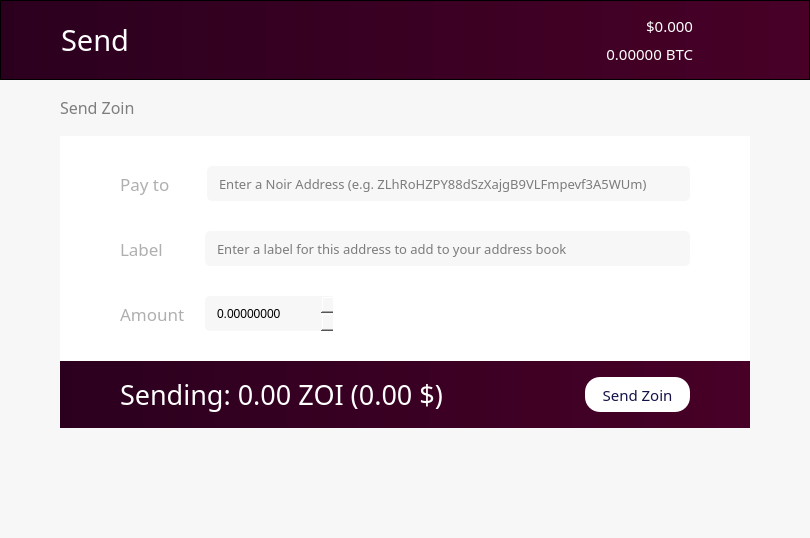
<?xml version="1.0" encoding="UTF-8"?>
<ui version="4.0">
 <class>SendCoinsDialog</class>
 <widget class="QDialog" name="SendCoinsDialog">
  <property name="geometry">
   <rect>
    <x>0</x>
    <y>0</y>
    <width>810</width>
    <height>538</height>
   </rect>
  </property>
  <property name="windowTitle">
   <string>Send Coins</string>
  </property>
  <property name="styleSheet">
   <string notr="true">background-color:rgba(247, 247, 247, 250);</string>
  </property>
  <layout class="QVBoxLayout" name="verticalLayout" stretch="0,0,0,0">
   <property name="spacing">
    <number>0</number>
   </property>
   <property name="leftMargin">
    <number>0</number>
   </property>
   <property name="topMargin">
    <number>0</number>
   </property>
   <property name="rightMargin">
    <number>0</number>
   </property>
   <property name="bottomMargin">
    <number>0</number>
   </property>
   <item>
    <layout class="QVBoxLayout" name="Header">
     <property name="spacing">
      <number>0</number>
     </property>
     <property name="leftMargin">
      <number>0</number>
     </property>
     <property name="rightMargin">
      <number>0</number>
     </property>
     <item>
      <layout class="QHBoxLayout" name="horizontalLayout_3">
       <property name="spacing">
        <number>0</number>
       </property>
       <property name="leftMargin">
        <number>0</number>
       </property>
       <property name="rightMargin">
        <number>0</number>
       </property>
       <item>
        <widget class="QFrame" name="frame">
         <property name="sizePolicy">
          <sizepolicy hsizetype="Preferred" vsizetype="Fixed">
           <horstretch>0</horstretch>
           <verstretch>0</verstretch>
          </sizepolicy>
         </property>
         <property name="minimumSize">
          <size>
           <width>0</width>
           <height>80</height>
          </size>
         </property>
         <property name="maximumSize">
          <size>
           <width>16777215</width>
           <height>80</height>
          </size>
         </property>
         <property name="styleSheet">
          <string notr="true">background: QLinearGradient(x1: 0, y1: 0, x2: 1, y2: 0, stop: 0 #2b001e, stop: 1 #480027);</string>
         </property>
         <property name="frameShape">
          <enum>QFrame::StyledPanel</enum>
         </property>
         <property name="frameShadow">
          <enum>QFrame::Raised</enum>
         </property>
         <property name="lineWidth">
          <number>0</number>
         </property>
         <layout class="QHBoxLayout" name="horizontalLayout_2">
          <property name="spacing">
           <number>6</number>
          </property>
          <property name="leftMargin">
           <number>60</number>
          </property>
          <property name="topMargin">
           <number>0</number>
          </property>
          <property name="rightMargin">
           <number>60</number>
          </property>
          <property name="bottomMargin">
           <number>0</number>
          </property>
          <item>
           <widget class="QLabel" name="label_3">
            <property name="sizePolicy">
             <sizepolicy hsizetype="Preferred" vsizetype="Preferred">
              <horstretch>0</horstretch>
              <verstretch>0</verstretch>
             </sizepolicy>
            </property>
            <property name="font">
             <font>
              <family>NoirLight</family>
              <pointsize>22</pointsize>
              <weight>50</weight>
              <bold>false</bold>
             </font>
            </property>
            <property name="styleSheet">
             <string notr="true">background-color: rgb(0,0,0,0);
color: white;</string>
            </property>
            <property name="text">
             <string>Send</string>
            </property>
           </widget>
          </item>
          <item>
           <layout class="QVBoxLayout" name="verticalLayout_3">
            <property name="spacing">
             <number>6</number>
            </property>
            <item>
             <widget class="QLabel" name="priceUSD">
              <property name="font">
               <font>
                <family>NoirMedium</family>
                <pointsize>11</pointsize>
                <weight>50</weight>
                <bold>false</bold>
               </font>
              </property>
              <property name="styleSheet">
               <string notr="true">background-color: rgb(0,0,0,0);
color: white;</string>
              </property>
              <property name="text">
               <string>$0.000</string>
              </property>
              <property name="alignment">
               <set>Qt::AlignBottom|Qt::AlignRight|Qt::AlignTrailing</set>
              </property>
             </widget>
            </item>
            <item>
             <widget class="QLabel" name="priceBTC">
              <property name="font">
               <font>
                <family>NoirLight</family>
                <pointsize>11</pointsize>
                <weight>50</weight>
                <bold>false</bold>
               </font>
              </property>
              <property name="styleSheet">
               <string notr="true">background-color: rgb(0,0,0,0);
color: white;</string>
              </property>
              <property name="text">
               <string>0.00000 BTC</string>
              </property>
              <property name="alignment">
               <set>Qt::AlignRight|Qt::AlignTop|Qt::AlignTrailing</set>
              </property>
             </widget>
            </item>
           </layout>
          </item>
          <item>
           <widget class="QPushButton" name="pushButton_2">
            <property name="maximumSize">
             <size>
              <width>50</width>
              <height>80</height>
             </size>
            </property>
            <property name="styleSheet">
             <string notr="true">background: rgb(0,0,0,0);</string>
            </property>
            <property name="text">
             <string/>
            </property>
            <property name="icon">
             <iconset resource="../bitcoin.qrc">
              <normaloff>:/icons/Exports_45</normaloff>:/icons/Exports_45</iconset>
            </property>
            <property name="iconSize">
             <size>
              <width>70</width>
              <height>70</height>
             </size>
            </property>
            <property name="flat">
             <bool>true</bool>
            </property>
           </widget>
          </item>
         </layout>
        </widget>
       </item>
      </layout>
     </item>
    </layout>
   </item>
   <item>
    <layout class="QVBoxLayout" name="verticalLayout_10">
     <property name="spacing">
      <number>6</number>
     </property>
     <property name="leftMargin">
      <number>60</number>
     </property>
     <property name="topMargin">
      <number>15</number>
     </property>
     <property name="rightMargin">
      <number>60</number>
     </property>
     <property name="bottomMargin">
      <number>20</number>
     </property>
     <item>
      <layout class="QHBoxLayout" name="horizontalLayout_8">
       <property name="spacing">
        <number>8</number>
       </property>
       <property name="topMargin">
        <number>0</number>
       </property>
       <property name="bottomMargin">
        <number>10</number>
       </property>
       <item>
        <widget class="QLabel" name="label_7">
         <property name="font">
          <font>
           <family>NoirMedium</family>
           <pointsize>12</pointsize>
           <weight>50</weight>
           <bold>false</bold>
          </font>
         </property>
         <property name="styleSheet">
          <string notr="true">color: rgb(126, 126, 126);</string>
         </property>
         <property name="text">
          <string>Send Zoin</string>
         </property>
        </widget>
       </item>
       <item>
        <spacer name="horizontalSpacer">
         <property name="orientation">
          <enum>Qt::Horizontal</enum>
         </property>
         <property name="sizeHint" stdset="0">
          <size>
           <width>40</width>
           <height>20</height>
          </size>
         </property>
        </spacer>
       </item>
       <item>
        <widget class="QPushButton" name="transactionFees">
         <property name="sizePolicy">
          <sizepolicy hsizetype="Minimum" vsizetype="Fixed">
           <horstretch>0</horstretch>
           <verstretch>0</verstretch>
          </sizepolicy>
         </property>
         <property name="styleSheet">
          <string notr="true">QPushButton {
color: rgb(126, 126, 126);
border:0
}

QPushButton:hover {
color: rgb(205, 205, 205);
border:0
}</string>
         </property>
         <property name="text">
          <string/>
         </property>
         <property name="icon">
          <iconset resource="../bitcoin.qrc">
           <normaloff>:/icons/fees</normaloff>:/icons/fees</iconset>
         </property>
         <property name="iconSize">
          <size>
           <width>25</width>
           <height>25</height>
          </size>
         </property>
         <property name="flat">
          <bool>true</bool>
         </property>
        </widget>
       </item>
       <item>
        <widget class="QPushButton" name="coinControl">
         <property name="enabled">
          <bool>true</bool>
         </property>
         <property name="sizePolicy">
          <sizepolicy hsizetype="Minimum" vsizetype="Fixed">
           <horstretch>0</horstretch>
           <verstretch>0</verstretch>
          </sizepolicy>
         </property>
         <property name="minimumSize">
          <size>
           <width>25</width>
           <height>25</height>
          </size>
         </property>
         <property name="maximumSize">
          <size>
           <width>25</width>
           <height>25</height>
          </size>
         </property>
         <property name="styleSheet">
          <string notr="true">QPushButton {
color: rgb(126, 126, 126);
border:0
}

QPushButton:hover {
color: rgb(205, 205, 205);
border:0
}</string>
         </property>
         <property name="text">
          <string/>
         </property>
         <property name="icon">
          <iconset resource="../bitcoin.qrc">
           <normaloff>:/icons/settings</normaloff>:/icons/settings</iconset>
         </property>
         <property name="iconSize">
          <size>
           <width>25</width>
           <height>25</height>
          </size>
         </property>
         <property name="flat">
          <bool>true</bool>
         </property>
        </widget>
       </item>
      </layout>
     </item>
     <item>
      <widget class="QFrame" name="PayFrame">
       <property name="styleSheet">
        <string notr="true">background-color: rgb(255, 255, 255);
border:0;</string>
       </property>
       <property name="frameShape">
        <enum>QFrame::StyledPanel</enum>
       </property>
       <property name="frameShadow">
        <enum>QFrame::Raised</enum>
       </property>
       <layout class="QVBoxLayout" name="verticalLayout_12">
        <property name="spacing">
         <number>30</number>
        </property>
        <property name="leftMargin">
         <number>0</number>
        </property>
        <property name="topMargin">
         <number>30</number>
        </property>
        <property name="rightMargin">
         <number>0</number>
        </property>
        <property name="bottomMargin">
         <number>0</number>
        </property>
        <item>
         <layout class="QVBoxLayout" name="verticalLayout_2">
          <property name="spacing">
           <number>30</number>
          </property>
          <property name="leftMargin">
           <number>60</number>
          </property>
          <property name="topMargin">
           <number>0</number>
          </property>
          <property name="rightMargin">
           <number>60</number>
          </property>
          <item>
           <layout class="QHBoxLayout" name="horizontalLayout">
            <property name="spacing">
             <number>20</number>
            </property>
            <property name="topMargin">
             <number>0</number>
            </property>
            <item>
             <widget class="QLabel" name="label_4">
              <property name="sizePolicy">
               <sizepolicy hsizetype="Fixed" vsizetype="Preferred">
                <horstretch>0</horstretch>
                <verstretch>0</verstretch>
               </sizepolicy>
              </property>
              <property name="font">
               <font>
                <family>NoirMedium</family>
                <pointsize>13</pointsize>
                <weight>50</weight>
                <bold>false</bold>
               </font>
              </property>
              <property name="styleSheet">
               <string notr="true">color: rgb(175, 175, 175);</string>
              </property>
              <property name="text">
               <string>Pay to    </string>
              </property>
             </widget>
            </item>
            <item>
             <widget class="QValidatedLineEdit" name="PayTo">
              <property name="sizePolicy">
               <sizepolicy hsizetype="Preferred" vsizetype="Fixed">
                <horstretch>0</horstretch>
                <verstretch>0</verstretch>
               </sizepolicy>
              </property>
              <property name="minimumSize">
               <size>
                <width>0</width>
                <height>35</height>
               </size>
              </property>
              <property name="maximumSize">
               <size>
                <width>16777215</width>
                <height>35</height>
               </size>
              </property>
              <property name="font">
               <font>
                <family>NoirLight</family>
                <pointsize>10</pointsize>
               </font>
              </property>
              <property name="styleSheet">
               <string notr="true">background-color:rgba(247, 247, 247, 250);
color:black;
border-radius:5px;
border-style:solid;
border-color:gray;
border-width:thin;
padding-left: 10;
</string>
              </property>
              <property name="inputMask">
               <string/>
              </property>
              <property name="text">
               <string/>
              </property>
              <property name="cursorPosition">
               <number>0</number>
              </property>
              <property name="alignment">
               <set>Qt::AlignLeading|Qt::AlignLeft|Qt::AlignVCenter</set>
              </property>
              <property name="placeholderText">
               <string>Enter a Noir Address (e.g. ZLhRoHZPY88dSzXajgB9VLFmpevf3A5WUm)</string>
              </property>
             </widget>
            </item>
           </layout>
          </item>
          <item>
           <layout class="QHBoxLayout" name="horizontalLayout_4">
            <property name="spacing">
             <number>20</number>
            </property>
            <property name="leftMargin">
             <number>0</number>
            </property>
            <property name="topMargin">
             <number>0</number>
            </property>
            <property name="rightMargin">
             <number>0</number>
            </property>
            <property name="bottomMargin">
             <number>0</number>
            </property>
            <item>
             <widget class="QLabel" name="label_5">
              <property name="sizePolicy">
               <sizepolicy hsizetype="Fixed" vsizetype="Preferred">
                <horstretch>0</horstretch>
                <verstretch>0</verstretch>
               </sizepolicy>
              </property>
              <property name="font">
               <font>
                <family>NoirMedium</family>
                <pointsize>13</pointsize>
                <weight>50</weight>
                <bold>false</bold>
               </font>
              </property>
              <property name="styleSheet">
               <string notr="true">color: rgb(175, 175, 175);</string>
              </property>
              <property name="text">
               <string>Label     </string>
              </property>
             </widget>
            </item>
            <item>
             <widget class="QValidatedLineEdit" name="AddressLabel">
              <property name="sizePolicy">
               <sizepolicy hsizetype="Preferred" vsizetype="Fixed">
                <horstretch>0</horstretch>
                <verstretch>0</verstretch>
               </sizepolicy>
              </property>
              <property name="minimumSize">
               <size>
                <width>0</width>
                <height>35</height>
               </size>
              </property>
              <property name="maximumSize">
               <size>
                <width>16777215</width>
                <height>35</height>
               </size>
              </property>
              <property name="font">
               <font>
                <family>NoirLight</family>
                <pointsize>10</pointsize>
               </font>
              </property>
              <property name="layoutDirection">
               <enum>Qt::LeftToRight</enum>
              </property>
              <property name="styleSheet">
               <string notr="true">background-color:rgba(247, 247, 247, 250);
color:black;
border-radius:5px;
border-style:solid;
border-color:gray;
border-width:thin;
padding-left: 10;
</string>
              </property>
              <property name="text">
               <string/>
              </property>
              <property name="placeholderText">
               <string>Enter a label for this address to add to your address book</string>
              </property>
             </widget>
            </item>
           </layout>
          </item>
          <item>
           <layout class="QHBoxLayout" name="horizontalLayout_5">
            <property name="spacing">
             <number>20</number>
            </property>
            <property name="topMargin">
             <number>0</number>
            </property>
            <item>
             <widget class="QLabel" name="label_6">
              <property name="sizePolicy">
               <sizepolicy hsizetype="Fixed" vsizetype="Preferred">
                <horstretch>0</horstretch>
                <verstretch>0</verstretch>
               </sizepolicy>
              </property>
              <property name="font">
               <font>
                <family>NoirMedium</family>
                <pointsize>13</pointsize>
                <weight>50</weight>
                <bold>false</bold>
               </font>
              </property>
              <property name="layoutDirection">
               <enum>Qt::LeftToRight</enum>
              </property>
              <property name="styleSheet">
               <string notr="true">color: rgb(175, 175, 175);</string>
              </property>
              <property name="text">
               <string>Amount</string>
              </property>
             </widget>
            </item>
            <item>
             <widget class="QDoubleSpinBox" name="PayAmount">
              <property name="minimumSize">
               <size>
                <width>115</width>
                <height>35</height>
               </size>
              </property>
              <property name="styleSheet">
               <string notr="true">QDoubleSpinBox::up-button {
	width: 16px; 
    border-image: url(:/icons/icon_up) 1;
}
QDoubleSpinBox::down-button {
	width: 16px;
    border-image: url(:/icons/icon_down) 1;
color: black;
 }
QDoubleSpinBox{
	color:black;
	background-color:rgba(247, 247, 247, 250);
	border-radius:5px;
	border-style:solid;
	border-color:gray;
	border-width:thin;
	padding-left: 10;
}
</string>
              </property>
              <property name="wrapping">
               <bool>false</bool>
              </property>
              <property name="frame">
               <bool>false</bool>
              </property>
              <property name="alignment">
               <set>Qt::AlignLeading|Qt::AlignLeft|Qt::AlignVCenter</set>
              </property>
              <property name="buttonSymbols">
               <enum>QAbstractSpinBox::UpDownArrows</enum>
              </property>
              <property name="specialValueText">
               <string/>
              </property>
              <property name="accelerated">
               <bool>false</bool>
              </property>
              <property name="correctionMode">
               <enum>QAbstractSpinBox::CorrectToNearestValue</enum>
              </property>
              <property name="keyboardTracking">
               <bool>true</bool>
              </property>
              <property name="showGroupSeparator" stdset="0">
               <bool>false</bool>
              </property>
              <property name="suffix">
               <string/>
              </property>
              <property name="decimals">
               <number>8</number>
              </property>
              <property name="minimum">
               <double>0.000000000000000</double>
              </property>
              <property name="maximum">
               <double>21000000.000000000000000</double>
              </property>
              <property name="singleStep">
               <double>0.001000000000000</double>
              </property>
              <property name="value">
               <double>0.000000000000000</double>
              </property>
             </widget>
            </item>
            <item>
             <spacer name="horizontalSpacer_2">
              <property name="orientation">
               <enum>Qt::Horizontal</enum>
              </property>
              <property name="sizeHint" stdset="0">
               <size>
                <width>40</width>
                <height>20</height>
               </size>
              </property>
             </spacer>
            </item>
           </layout>
          </item>
         </layout>
        </item>
        <item>
         <widget class="QFrame" name="frame_2">
          <property name="styleSheet">
           <string notr="true">background: QLinearGradient(x1: 0, y1: 0, x2: 1, y2: 0, stop: 0 #2b001e, stop: 1 #480027);</string>
          </property>
          <property name="frameShape">
           <enum>QFrame::StyledPanel</enum>
          </property>
          <property name="frameShadow">
           <enum>QFrame::Raised</enum>
          </property>
          <layout class="QHBoxLayout" name="horizontalLayout_7">
           <property name="leftMargin">
            <number>60</number>
           </property>
           <property name="topMargin">
            <number>15</number>
           </property>
           <property name="rightMargin">
            <number>60</number>
           </property>
           <property name="bottomMargin">
            <number>15</number>
           </property>
           <item>
            <widget class="QLabel" name="sendAmount">
             <property name="font">
              <font>
               <family>NoirLight</family>
               <pointsize>20</pointsize>
               <weight>50</weight>
               <italic>false</italic>
               <bold>false</bold>
              </font>
             </property>
             <property name="styleSheet">
              <string notr="true">color: white;
background-color: rgba(0,0,0,0);
font: url(:/fonts/SourceSansPro-Light);
</string>
             </property>
             <property name="text">
              <string>Sending: 0.00 ZOI (0.00 $)</string>
             </property>
            </widget>
           </item>
           <item>
            <widget class="QPushButton" name="pushButton">
             <property name="sizePolicy">
              <sizepolicy hsizetype="Fixed" vsizetype="Fixed">
               <horstretch>0</horstretch>
               <verstretch>0</verstretch>
              </sizepolicy>
             </property>
             <property name="minimumSize">
              <size>
               <width>0</width>
               <height>35</height>
              </size>
             </property>
             <property name="font">
              <font>
               <family>NoirRegular</family>
               <pointsize>11</pointsize>
               <weight>50</weight>
               <bold>false</bold>
              </font>
             </property>
             <property name="styleSheet">
              <string notr="true">background-color: white;
color: rgb(19, 19, 73);;
border-radius:15px;
height:35px;
width:105px;</string>
             </property>
             <property name="text">
              <string>Send Zoin</string>
             </property>
             <property name="checkable">
              <bool>true</bool>
             </property>
             <property name="autoDefault">
              <bool>false</bool>
             </property>
             <property name="flat">
              <bool>false</bool>
             </property>
            </widget>
           </item>
          </layout>
         </widget>
        </item>
       </layout>
      </widget>
     </item>
     <item>
      <spacer name="verticalSpacer">
       <property name="orientation">
        <enum>Qt::Vertical</enum>
       </property>
       <property name="sizeHint" stdset="0">
        <size>
         <width>20</width>
         <height>40</height>
        </size>
       </property>
      </spacer>
     </item>
     <item>
      <spacer name="verticalSpacer_2">
       <property name="orientation">
        <enum>Qt::Vertical</enum>
       </property>
       <property name="sizeHint" stdset="0">
        <size>
         <width>20</width>
         <height>40</height>
        </size>
       </property>
      </spacer>
     </item>
    </layout>
   </item>
   <item>
    <widget class="QWidget" name="widget" native="true">
     <layout class="QVBoxLayout" name="verticalLayout_4">
      <property name="spacing">
       <number>0</number>
      </property>
      <property name="leftMargin">
       <number>60</number>
      </property>
      <property name="topMargin">
       <number>0</number>
      </property>
      <property name="rightMargin">
       <number>60</number>
      </property>
      <property name="bottomMargin">
       <number>0</number>
      </property>
     </layout>
    </widget>
   </item>
   <item>
    <layout class="QHBoxLayout" name="horizontalLayout_6">
     <property name="leftMargin">
      <number>60</number>
     </property>
     <property name="topMargin">
      <number>30</number>
     </property>
     <property name="rightMargin">
      <number>60</number>
     </property>
     <property name="bottomMargin">
      <number>30</number>
     </property>
     <item>
      <layout class="QVBoxLayout" name="statusText">
       <property name="topMargin">
        <number>0</number>
       </property>
      </layout>
     </item>
     <item>
      <layout class="QHBoxLayout" name="statusBar"/>
     </item>
    </layout>
   </item>
  </layout>
 </widget>
 <customwidgets>
  <customwidget>
   <class>QValidatedLineEdit</class>
   <extends>QLineEdit</extends>
   <header>qvalidatedlineedit.h</header>
  </customwidget>
 </customwidgets>
 <resources>
  <include location="../bitcoin.qrc"/>
 </resources>
 <connections/>
</ui>
